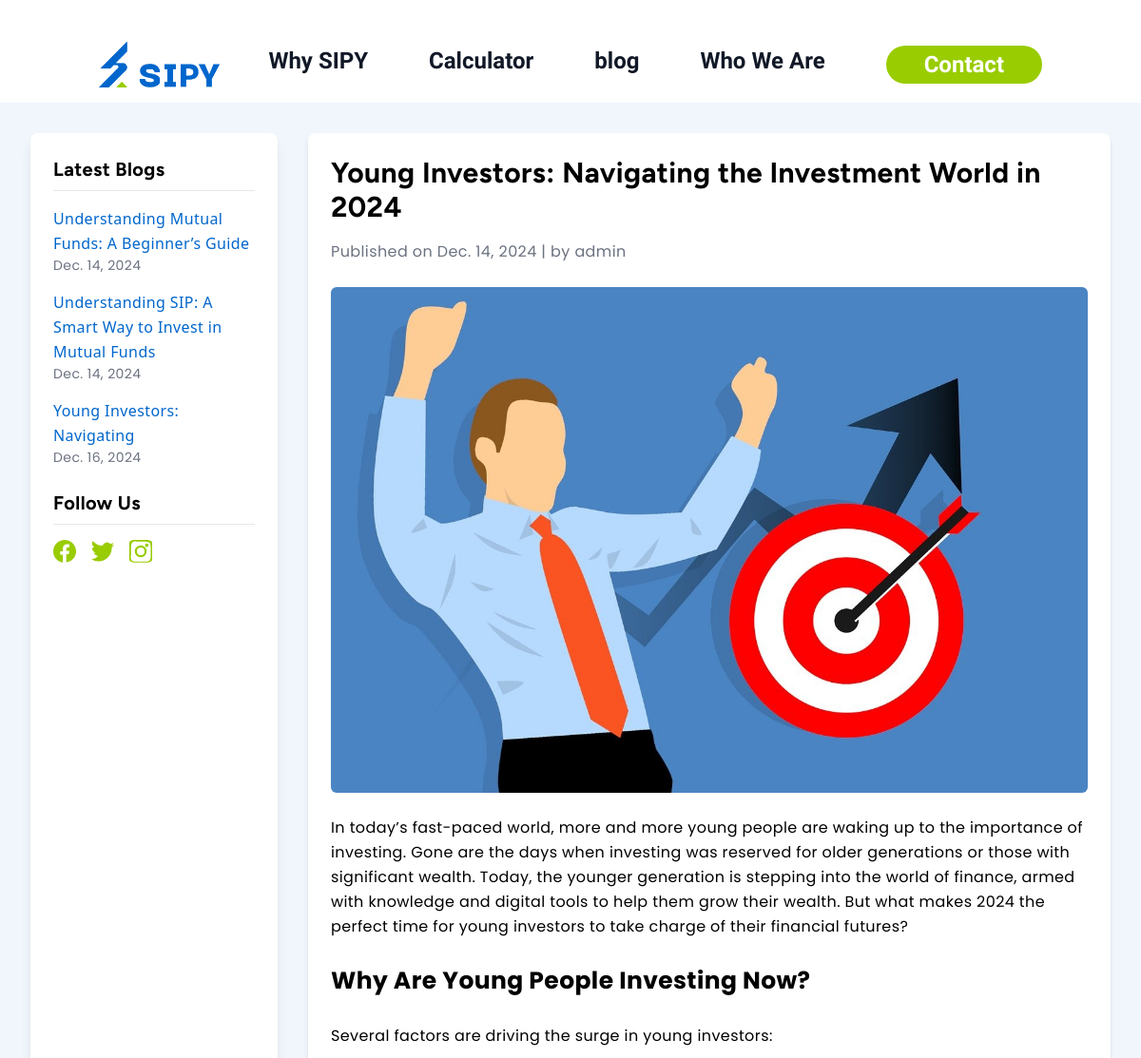
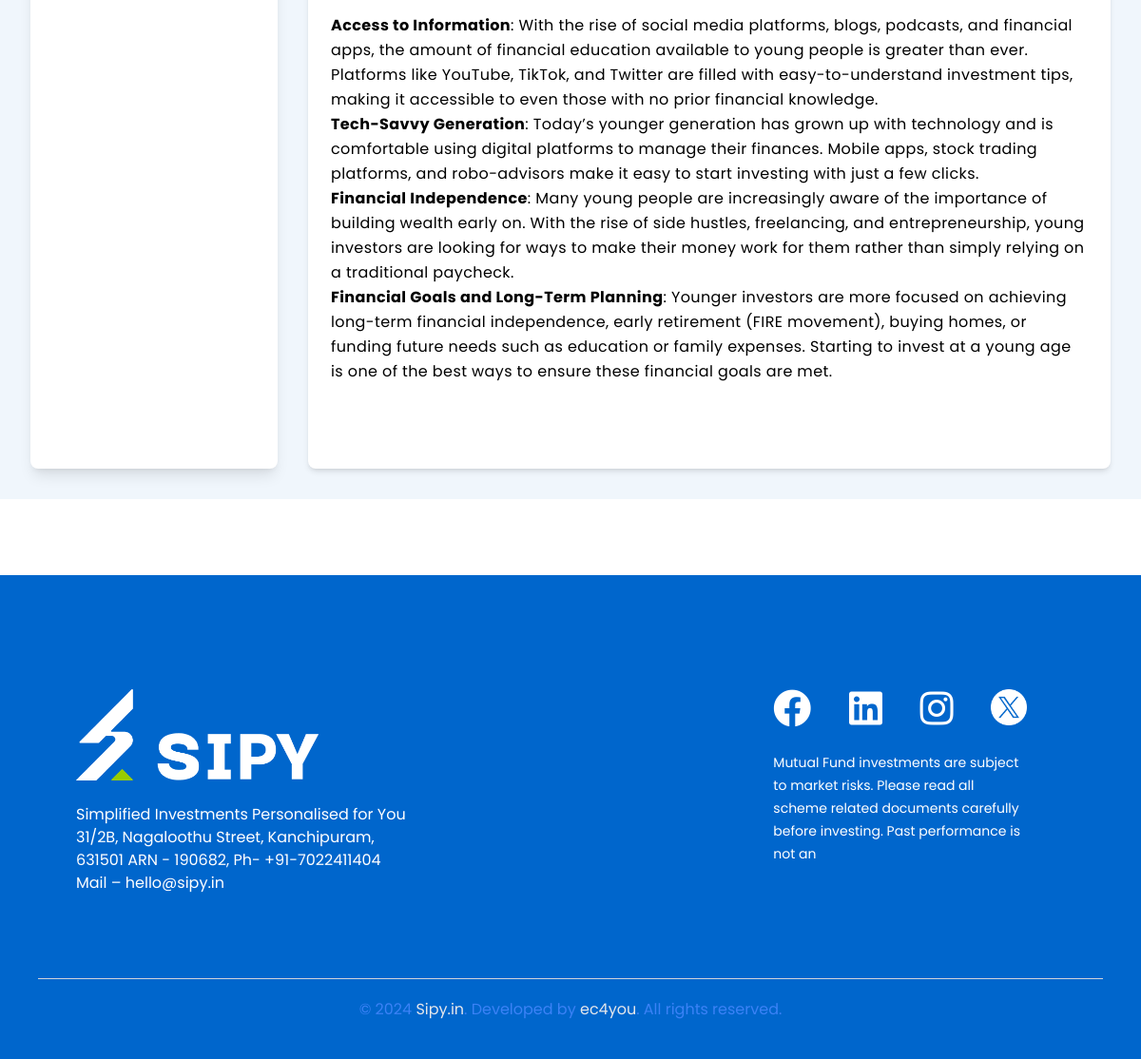
The app's page /blog/young-investors with its own data (2 pictures, top to bottom).
### index/models.py (models this page shows, shortened)
class Blog(models.Model):
    title = models.CharField(max_length=100, blank=True, null=True)
    author = models.ForeignKey(User, on_delete=models.CASCADE, related_name='blogs')  # ForeignKey to User
    image = models.ImageField(upload_to='images/', blank=True, null=True)
    short_description=CKEditor5Field('Text', config_name='short description')
    description=CKEditor5Field('Text', config_name='description')
    slug = models.SlugField(unique=True, blank=True, null=True)
    date = models.DateField(auto_now_add=True)
    is_active = models.BooleanField(default=True)

### index/views.py (the view)
# urls.py: path('blog/<slug>', blog, name='blog'),
def blog (request, slug):
    blog = Blog.objects.get(slug=slug)
    all_blogs = Blog.objects.exclude(id=blog.id)[:3]
    return render(request, 'blog.html', {'blog': blog, 'all_blogs': all_blogs})

### index/templates/blog.html (shortened to what this page needs)
{% extends 'base.html' %}
{% block content %}
<section class="bg-[#f0f6fc] font-sans leading-relaxed tracking-wide">
    <div class="max-w-screen-xl mx-auto py-8 px-4 lg:px-8">
        <div class="grid grid-cols-1 gap-8 lg:grid-cols-4 lg:gap-8 lg:grid-flow-row-dense">
            <aside class="lg:col-span-1 bg-white shadow-lg rounded-lg p-6 order-last lg:order-first">
                <h2 class="text-xl font-bold mb-4 border-b pb-2">Latest Blogs</h2>
                <ul class="space-y-4">
                    {% for blog in all_blogs %}
                    <li>
                        <a href="{% url 'index:blog' blog.slug %}" class="text-primary hover:underline hover:text-secondary">{{ blog.title }}</a>
                        <p class="text-sm text-gray-500">{{ blog.date }}</p>
                    </li>
                    {% endfor %}
                </ul>
                <h2 class="text-xl font-bold mt-6 mb-4 border-b pb-2">Follow Us</h2>
                <div class="flex space-x-4">
                    <a href="https://www.facebook.com/profile.php?id=61569742269323" target="_blank" class="text-secondary hover:text-blue-600">
                    </a>
                    <a href="https://x.com/SIPYCARE" target="_blank" class="text-secondary hover:text-blue-400">
                    </a>
                    <a href="https://www.instagram.com/sipycare" target="_blank" class="text-secondary hover:text-pink-600">
                    </a>
                </div>
            </aside>
            <main class="lg:col-span-3 bg-white shadow-md rounded-lg p-6">
                <h1 class="text-3xl font-bold mb-4">{{ blog.title }}</h1>
                <p class="text-gray-500 mb-6">Published on {{ blog.date }} | by {{ blog.author }}</p>
                <img src="{{ blog.image.url }}" alt="Blog Image" class="w-full h-auto rounded-md mb-6">
                <div class=" space-y-6 blog-content">
                    {{ blog.description | safe }}
                </div>
            </main>
        </div>
    </div>
</section>
{% endblock %}

### static/css/Style.css (style rules this page uses)
body { margin: 0px; padding: 0px; box-sizing: border-box }
h1, h2, button { @apply font-title; }
h3, h4, h5, h6, p { @apply font-subheading; }
p { font-family: poppins; }
.blog-content p, .blog-content h2, .blog-content h3, .blog-content h4, .blog-content h5, .blog-content h6, .blog-content ul, .blog-content li, .blog-content ol { font-family: 'Poppins', sans-serif; }
.blog-content h2, .blog-content h3, .blog-content h4 { font-size:25px; font-weight: bold; }
.blog-content p { font-size:16px; }
svg { display: block; overflow: visible; }

### templates/base.html (style rules this page uses)
body { margin:0; padding:0; }

### records on screen
Blog: title "Understanding Mutual Funds: A Beginner’s Guide", date "Dec. 14, 2024"
Blog: title "Understanding SIP: A Smart Way to Invest in Mutual Funds", date "Dec. 14, 2024"
Blog: title "Young Investors: Navigating", date "Dec. 16, 2024"
Blog: title "Young Investors: Navigating the Investment World in 2024", date "Dec. 14, 2024", author "admin", image (picture), description "In today’s fast-paced world, more and more young people are waking up to the importance of investing. Gone are the days when investing was reserved for older generations or those with significant wealth. Today, the younger generation is stepping into the world of finance, armed with knowledge and digital tools to help them grow their wealth. But what makes 2024 the perfect time for young investors to take charge of their financial futures? Why Are Young People Investing Now? Several factors are driving the surge in young investors: Access to Information : With the rise of social media platforms, blogs, podcasts, and financial apps, the amount of financial education available to young people…"
